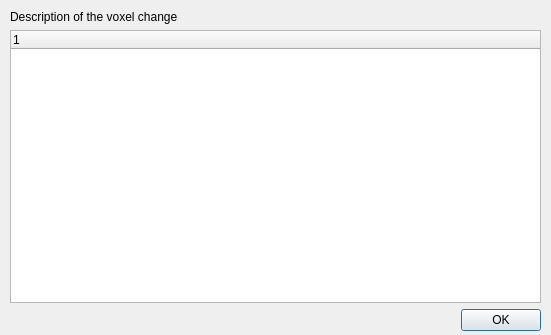
<?xml version="1.0" encoding="UTF-8"?>
<ui version="4.0">
 <class>VoxelChangeReportDialog</class>
 <widget class="QDialog" name="VoxelChangeReportDialog">
  <property name="geometry">
   <rect>
    <x>0</x>
    <y>0</y>
    <width>551</width>
    <height>335</height>
   </rect>
  </property>
  <property name="sizePolicy">
   <sizepolicy hsizetype="Fixed" vsizetype="Fixed">
    <horstretch>0</horstretch>
    <verstretch>0</verstretch>
   </sizepolicy>
  </property>
  <property name="windowTitle">
   <string>Voxel Change Report</string>
  </property>
  <widget class="QWidget" name="verticalLayoutWidget">
   <property name="geometry">
    <rect>
     <x>10</x>
     <y>10</y>
     <width>531</width>
     <height>321</height>
    </rect>
   </property>
   <layout class="QVBoxLayout" name="verticalLayout">
    <item>
     <widget class="QLabel" name="label">
      <property name="text">
       <string>Description of the voxel change</string>
      </property>
     </widget>
    </item>
    <item>
     <widget class="QTreeWidget" name="tree">
      <column>
       <property name="text">
        <string notr="true">1</string>
       </property>
      </column>
     </widget>
    </item>
    <item>
     <widget class="QDialogButtonBox" name="buttonBox">
      <property name="orientation">
       <enum>Qt::Horizontal</enum>
      </property>
      <property name="standardButtons">
       <set>QDialogButtonBox::Ok</set>
      </property>
     </widget>
    </item>
   </layout>
  </widget>
 </widget>
 <resources/>
 <connections>
  <connection>
   <sender>buttonBox</sender>
   <signal>accepted()</signal>
   <receiver>VoxelChangeReportDialog</receiver>
   <slot>accept()</slot>
   <hints>
    <hint type="sourcelabel">
     <x>248</x>
     <y>254</y>
    </hint>
    <hint type="destinationlabel">
     <x>157</x>
     <y>274</y>
    </hint>
   </hints>
  </connection>
  <connection>
   <sender>buttonBox</sender>
   <signal>rejected()</signal>
   <receiver>VoxelChangeReportDialog</receiver>
   <slot>reject()</slot>
   <hints>
    <hint type="sourcelabel">
     <x>316</x>
     <y>260</y>
    </hint>
    <hint type="destinationlabel">
     <x>286</x>
     <y>274</y>
    </hint>
   </hints>
  </connection>
 </connections>
</ui>
